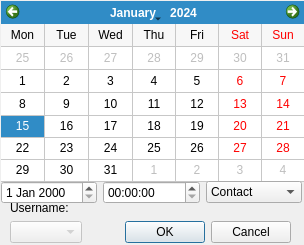
<?xml version="1.0" encoding="UTF-8"?>
<ui version="4.0">
 <class>createAppointment</class>
 <widget class="QDialog" name="createAppointment">
  <property name="geometry">
   <rect>
    <x>0</x>
    <y>0</y>
    <width>304</width>
    <height>245</height>
   </rect>
  </property>
  <property name="windowTitle">
   <string>Dialog</string>
  </property>
  <widget class="QCalendarWidget" name="calendarWidget">
   <property name="geometry">
    <rect>
     <x>1</x>
     <y>1</y>
     <width>304</width>
     <height>181</height>
    </rect>
   </property>
   <property name="gridVisible">
    <bool>true</bool>
   </property>
   <property name="verticalHeaderFormat">
    <enum>QCalendarWidget::NoVerticalHeader</enum>
   </property>
   <property name="navigationBarVisible">
    <bool>true</bool>
   </property>
   <property name="dateEditEnabled">
    <bool>true</bool>
   </property>
  </widget>
  <widget class="QWidget" name="layoutWidget">
   <property name="geometry">
    <rect>
     <x>1</x>
     <y>180</y>
     <width>301</width>
     <height>25</height>
    </rect>
   </property>
   <layout class="QHBoxLayout" name="horizontalLayout">
    <item>
     <widget class="QDateEdit" name="dateEdit"/>
    </item>
    <item>
     <widget class="QTimeEdit" name="timeEdit"/>
    </item>
    <item>
     <widget class="QComboBox" name="contactList">
      <item>
       <property name="text">
        <string>Contact</string>
       </property>
      </item>
     </widget>
    </item>
   </layout>
  </widget>
  <widget class="QWidget" name="layoutWidget">
   <property name="geometry">
    <rect>
     <x>10</x>
     <y>220</y>
     <width>281</width>
     <height>24</height>
    </rect>
   </property>
   <layout class="QHBoxLayout" name="horizontalLayout_2">
    <item>
     <widget class="QComboBox" name="userBox">
      <property name="enabled">
       <bool>false</bool>
      </property>
     </widget>
    </item>
    <item>
     <widget class="QDialogButtonBox" name="buttonBox">
      <property name="orientation">
       <enum>Qt::Horizontal</enum>
      </property>
      <property name="standardButtons">
       <set>QDialogButtonBox::Cancel|QDialogButtonBox::Ok</set>
      </property>
     </widget>
    </item>
   </layout>
  </widget>
  <widget class="QLabel" name="label">
   <property name="geometry">
    <rect>
     <x>10</x>
     <y>200</y>
     <width>61</width>
     <height>16</height>
    </rect>
   </property>
   <property name="text">
    <string>Username:</string>
   </property>
  </widget>
  <zorder>calendarWidget</zorder>
  <zorder>layoutWidget</zorder>
  <zorder>layoutWidget</zorder>
  <zorder>buttonBox</zorder>
  <zorder>label</zorder>
  <zorder>userBox</zorder>
 </widget>
 <resources/>
 <connections>
  <connection>
   <sender>buttonBox</sender>
   <signal>accepted()</signal>
   <receiver>createAppointment</receiver>
   <slot>accept()</slot>
   <hints>
    <hint type="sourcelabel">
     <x>219</x>
     <y>199</y>
    </hint>
    <hint type="destinationlabel">
     <x>157</x>
     <y>211</y>
    </hint>
   </hints>
  </connection>
  <connection>
   <sender>buttonBox</sender>
   <signal>rejected()</signal>
   <receiver>createAppointment</receiver>
   <slot>reject()</slot>
   <hints>
    <hint type="sourcelabel">
     <x>287</x>
     <y>205</y>
    </hint>
    <hint type="destinationlabel">
     <x>286</x>
     <y>211</y>
    </hint>
   </hints>
  </connection>
  <connection>
   <sender>calendarWidget</sender>
   <signal>activated(QDate)</signal>
   <receiver>dateEdit</receiver>
   <slot>setDate(QDate)</slot>
   <hints>
    <hint type="sourcelabel">
     <x>91</x>
     <y>95</y>
    </hint>
    <hint type="destinationlabel">
     <x>55</x>
     <y>171</y>
    </hint>
   </hints>
  </connection>
  <connection>
   <sender>dateEdit</sender>
   <signal>dateChanged(QDate)</signal>
   <receiver>calendarWidget</receiver>
   <slot>setSelectedDate(QDate)</slot>
   <hints>
    <hint type="sourcelabel">
     <x>32</x>
     <y>168</y>
    </hint>
    <hint type="destinationlabel">
     <x>38</x>
     <y>108</y>
    </hint>
   </hints>
  </connection>
 </connections>
</ui>
